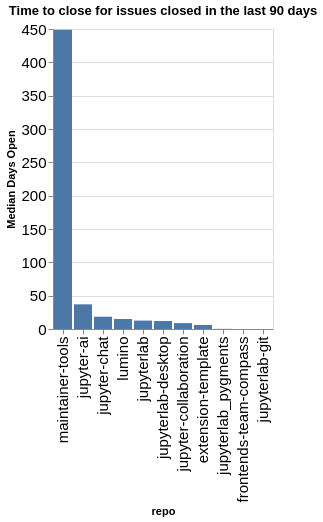

Source (notebook cell):
### Code cell
time_open = closed.groupby(['org', 'repo']).agg({'time_open': 'median'}).reset_index()
time_open['time_open'] = time_open['time_open'] / (60 * 60 * 24)
time_open['org/repo'] = time_open.apply(lambda a: a['org'] + '/' + a['repo'], axis=1)
sorted_vals = time_open.sort_values(['org', 'time_open'], ascending=False)['repo'].values
alt.Chart(data=time_open, title=f"Time to close for issues closed in the last {n_days} days").mark_bar().encode(
    x=alt.X('repo', sort=alt.Sort(sorted_vals.tolist())),
    y=alt.Y('time_open', title="Median Days Open"),
)

### Figure 1 — Vega-Lite specification as saved in the notebook (floating-point values rounded to 4 significant figures)
{"config": {"axisLeft": {"labelFontSize": 15}, "axisBottom": {"labelFontSize": 15}}, "data": {"name": "data-9458fe69fd76bc2d72bf2dac8279c1cf"}, "mark": {"type": "bar"}, "encoding": {"x": {"field": "repo", "sort": ["maintainer-tools", "jupyter-ai", "jupyter-chat", "lumino", "jupyterlab", "jupyterlab-desktop", "jupyter-collaboration", "extension-template", "jupyterlab_pygments", "frontends-team-compass", "jupyterlab-git"], "type": "nominal"}, "y": {"field": "time_open", "title": "Median Days Open", "type": "quantitative"}}, "title": "Time to close for issues closed in the last 90 days", "$schema": "https://vega.github.io/schema/vega-lite/v5.20.1.json", "datasets": {"data-9458fe69fd76bc2d72bf2dac8279c1cf": [{"org": "jupyterlab", "repo": "extension-template", "time_open": 6.079, "org/repo": "jupyterlab/extension-template"}, {"org": "jupyterlab", "repo": "frontends-team-compass", "time_open": 0.005683, "org/repo": "jupyterlab/frontends-team-compass"}, {"org": "jupyterlab", "repo": "jupyter-ai", "time_open": 37.01, "org/repo": "jupyterlab/jupyter-ai"}, {"org": "jupyterlab", "repo": "jupyter-chat", "time_open": 18.44, "org/repo": "jupyterlab/jupyter-chat"}, {"org": "jupyterlab", "repo": "jupyter-collaboration", "time_open": 8.86, "org/repo": "jupyterlab/jupyter-collaboration"}, {"org": "jupyterlab", "repo": "jupyterlab", "time_open": 12.6, "org/repo": "jupyterlab/jupyterlab"}, {"org": "jupyterlab", "repo": "jupyterlab-desktop", "time_open": 11.99, "org/repo": "jupyterlab/jupyterlab-desktop"}, {"org": "jupyterlab", "repo": "jupyterlab-git", "time_open": 0.0005671, "org/repo": "jupyterlab/jupyterlab-git"}, {"org": "jupyterlab", "repo": "jupyterlab_pygments", "time_open": 0.2235, "org/repo": "jupyterlab/jupyterlab_pygments"}, {"org": "jupyterlab", "repo": "lumino", "time_open": 15.0, "org/repo": "jupyterlab/lumino"}, {"org": "jupyterlab", "repo": "maintainer-tools", "time_open": 449.0, "org/repo": "jupyterlab/maintainer-tools"}]}}
